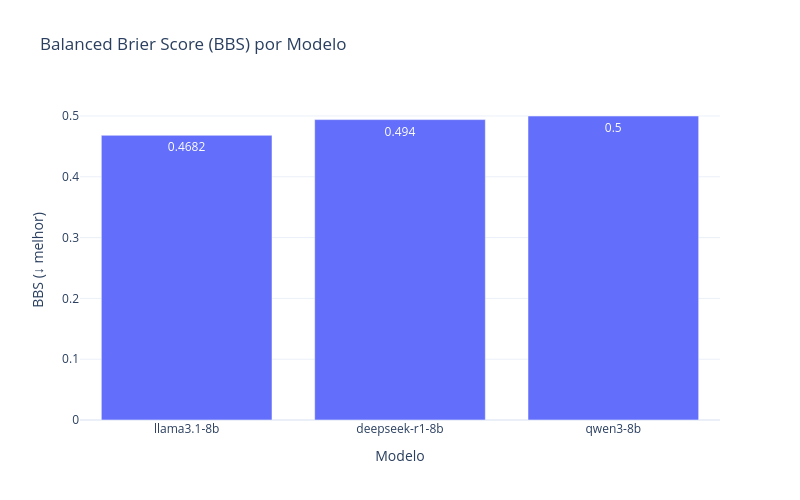

Notebook cell for this chart:
### Code cell
import plotly.graph_objects as go

df_bbs = pd.DataFrame(bbs_results).sort_values("BBS")

fig = go.Figure()

fig.add_trace(go.Bar(
    x=df_bbs["model"],
    y=df_bbs["BBS"],
    text=df_bbs["BBS"].round(4),
    textposition="auto"
))

fig.update_layout(
    title="Balanced Brier Score (BBS) por Modelo",
    xaxis_title="Modelo",
    yaxis_title="BBS (↓ melhor)",
    template="plotly_white",
    width=800,
    height=500
)

fig.show()

### Figure 1 — Plotly figure (JSON) as saved in the notebook; plotly's stock layout.template omitted (floating-point values rounded to 4 significant figures)
{"data": [{"text": [0.4682, 0.494, 0.5], "textposition": "auto", "type": "bar", "x": ["llama3.1-8b", "deepseek-r1-8b", "qwen3-8b"], "y": [0.4682, 0.494, 0.5]}], "layout": {"height": 500, "title": {"text": "Balanced Brier Score (BBS) por Modelo"}, "width": 800, "xaxis": {"title": {"text": "Modelo"}}, "yaxis": {"title": {"text": "BBS (↓ melhor)"}}}}
